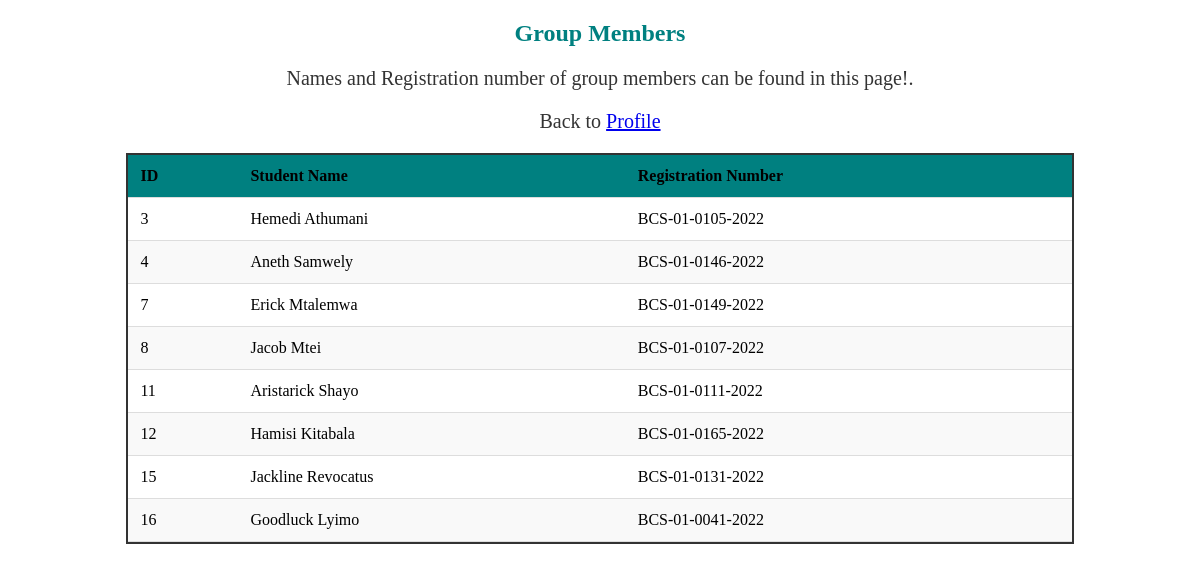
Screenshot of /participants.php with the database file from the repository.
### tables this page shows
CREATE TABLE `group_members` (
  `id` int(11) NOT NULL,
  `name` varchar(255) NOT NULL,
  `registration_number` varchar(20) NOT NULL
);

### participants.php (the view, shortened to what this page needs)
<?php
    include_once("db_connection.php");
    $membersQuery = "SELECT * FROM group_members";
    $membersResult = $conn->query($membersQuery);
?>
<!DOCTYPE html>
<html lang="en">
<head>
    <link rel="stylesheet" type="text/css" href="participants.css">
</head>
<body>
    <header>
    <h2>Group Members</h2>
    </header>
     <p> Names and Registration number of group members can be found in this page!.</p>
	<p>Back to <a href="dashboard.php">Profile</a></p>
   <table>
        <thead>
            <tr>
                <th>ID</th>
                <th>Student Name</th>
                <th>Registration Number</th>
            </tr>
        </thead>
        <tbody>
            <?php while ($member = $membersResult->fetch_assoc()) : ?>
                <tr>
                    <td><?php echo $member['id']; ?></td>
                    <td><?php echo $member['name']; ?></td>
                    <td><?php echo $member['registration_number']; ?></td>
                </tr>
            <?php endwhile; ?>
        </tbody>
    </table>
</body>
</html>

### participants.css (style rules this page uses)
table { width: 80%; margin: 20px auto; border-spacing: 0; border: 2px solid #333; overflow: hidden; }
th, td { padding: 12px; text-align: left; border-bottom: 1px solid #ddd; }
th { background-color: teal; font-weight: bold; }
tbody tr:nth-child(even) { background-color: #f9f9f9; }

### participants.php (style rules this page uses)
table { width: 80%; margin: 20px auto; border-spacing: 0; border: 2px solid #333; overflow: hidden; }
th, td { padding: 12px; text-align: left; border-bottom: 1px solid #ddd; }
th { background-color: teal; font-weight: bold; }
tbody tr:nth-child(even) { background-color: #f9f9f9; }
h2 { color: teal; text-align: center; }
p { color: #333; font-size: 20px; text-align: center; }

### rows the page displays
group_members: id "3", name "Hemedi Athumani", registration_number "BCS-01-0105-2022"
group_members: id "4", name "Aneth Samwely", registration_number "BCS-01-0146-2022"
group_members: id "7", name "Erick Mtalemwa", registration_number "BCS-01-0149-2022"
group_members: id "8", name "Jacob Mtei", registration_number "BCS-01-0107-2022"
group_members: id "11", name "Aristarick Shayo", registration_number "BCS-01-0111-2022"
group_members: id "12", name "Hamisi Kitabala", registration_number "BCS-01-0165-2022"
group_members: id "15", name "Jackline Revocatus", registration_number "BCS-01-0131-2022"
group_members: id "16", name "Goodluck Lyimo", registration_number "BCS-01-0041-2022"
